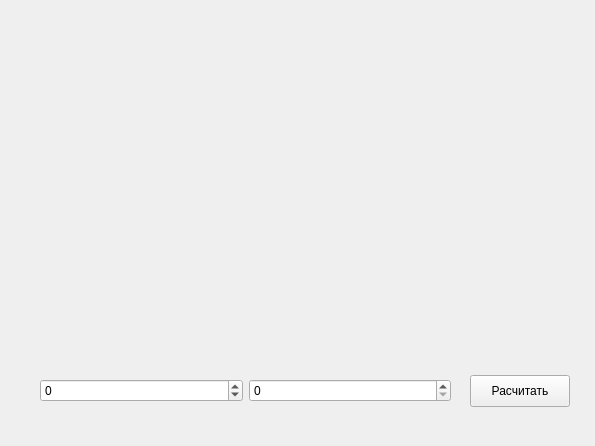
<?xml version="1.0" encoding="UTF-8"?>
<ui version="4.0">
 <class>Grafic</class>
 <widget class="QWidget" name="Grafic">
  <property name="geometry">
   <rect>
    <x>0</x>
    <y>0</y>
    <width>595</width>
    <height>446</height>
   </rect>
  </property>
  <property name="windowTitle">
   <string>Grafic</string>
  </property>
  <widget class="QCustomPlot" name="widget" native="true">
   <property name="geometry">
    <rect>
     <x>10</x>
     <y>10</y>
     <width>571</width>
     <height>321</height>
    </rect>
   </property>
   <property name="minimumSize">
    <size>
     <width>571</width>
     <height>321</height>
    </size>
   </property>
   <property name="maximumSize">
    <size>
     <width>571</width>
     <height>321</height>
    </size>
   </property>
   <widget class="QLabel" name="label">
    <property name="geometry">
     <rect>
      <x>420</x>
      <y>20</y>
      <width>131</width>
      <height>41</height>
     </rect>
    </property>
    <property name="text">
     <string/>
    </property>
   </widget>
  </widget>
  <widget class="QPushButton" name="pushButton">
   <property name="geometry">
    <rect>
     <x>470</x>
     <y>375</y>
     <width>100</width>
     <height>32</height>
    </rect>
   </property>
   <property name="text">
    <string>Расчитать</string>
   </property>
  </widget>
  <widget class="QWidget" name="layoutWidget">
   <property name="geometry">
    <rect>
     <x>40</x>
     <y>340</y>
     <width>411</width>
     <height>102</height>
    </rect>
   </property>
   <layout class="QHBoxLayout" name="horizontalLayout">
    <item>
     <widget class="QSpinBox" name="doubleSpin">
      <property name="minimum">
       <number>-100</number>
      </property>
     </widget>
    </item>
    <item>
     <widget class="QSpinBox" name="doubleSpin_2"/>
    </item>
   </layout>
  </widget>
 </widget>
 <customwidgets>
  <customwidget>
   <class>QCustomPlot</class>
   <extends>QWidget</extends>
   <header>qcustomplot.h</header>
   <container>1</container>
  </customwidget>
 </customwidgets>
 <resources/>
 <connections/>
</ui>
